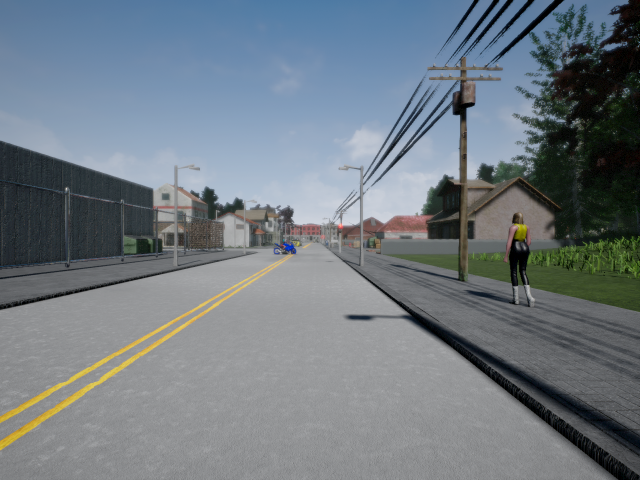
#> input picture course3/module1/stereo_set/frame_00077_1547042741L.png, 1280 x 960 px (shown at 1/2 size)
$ jupyter execute template_matching.ipynb   (shell and % lines are left out)
#> lines starting #> are read from the running program, lines starting #| are printed output that depends on the picture
### course3/module1/files_management.py
import csv
import numpy as np
import cv2


# [11 lines left out: function get_projection_matrices, not called in this run]


def read_left_image():
    return cv2.imread("stereo_set/frame_00077_1547042741L.png")[...,::-1]
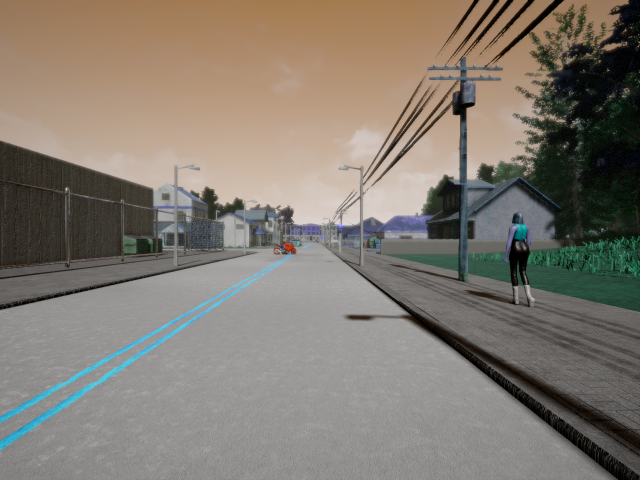
#> returned value: shape (960, 1280, 3) (shown at 1/2 size); mean of channels 0, 1, 2 113, 122.4, 129.9; drawn as B, G, R


def read_right_image():
    return cv2.imread("stereo_set/frame_00077_1547042741R.png")[...,::-1]


def get_obstacle_image():
    img_left_colour = read_left_image()
    return img_left_colour[479:509, 547:593, :]

### course3/module1/template_matching.ipynb
# Image Processing I

## Template Matching by Correlation

### Convolution vs Correlation

### Example

### Normalized Correlation

## References
- [Template Matching by Correlation](https://youtu.be/1_hwFc8PXVE)
- [ OpenCV Template Matching Tutorial](https://docs.opencv.org/4.x/d4/dc6/tutorial_py_template_matching.html)
- [First Principles of Computer Vision Monographs](https://fpcv.cs.columbia.edu/Monographs)

[cell 1]
import numpy as np
import cv2 as cv

from matplotlib import pyplot as plt
from matplotlib import patches

import files_management

[cell 2]
f = files_management.read_left_image()

# create a 2D convolution mask (aka 2D filter)
# we make a Gaussian 2D filter with size = (21, 21)

# First create a 1D convolution mask
h1 = cv.getGaussianKernel(21, 0)

# create a 2D convolution mask
h = h1.dot(h1.T)

# convolve f with h, f*h
g = cv.filter2D(f, ddepth=-1, kernel=h)
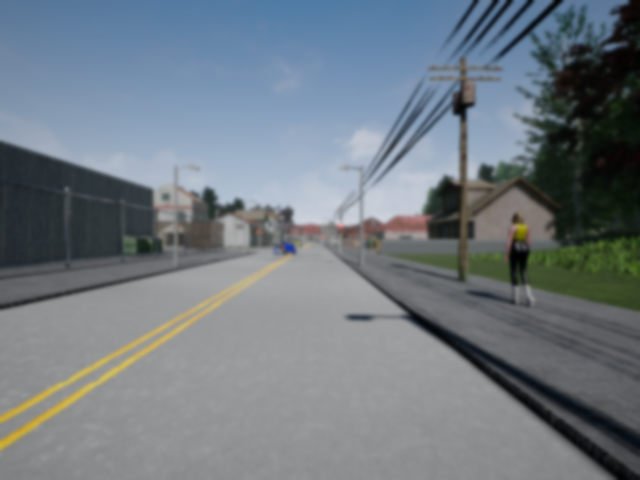
#> g: shape (960, 1280, 3) (shown at 1/2 size); mean R, G, B 113, 122.4, 129.9

[cell 3]
_, qlayout = plt.subplots(1, 2, figsize=(18, 18), width_ratios=[1, 1])
qlayout[0].imshow(f)
qlayout[1].imshow(g)
plt.show()
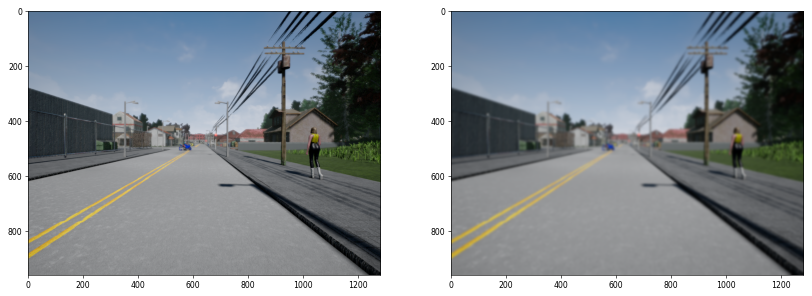
#> figure drawn by matplotlib, 2 panels

[cell 4]
t = files_management.get_obstacle_image()
#> in get_obstacle_image, `return img_left_colour[479:509, 547:593, :]`:
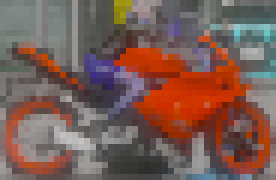
#> returned value: shape (30, 46, 3) (shown 6 times larger); mean of channels 0, 1, 2 85.1, 92.9, 121.6; drawn as B, G, R

_, qlayout = plt.subplots(1, 2, figsize=(18, 18), width_ratios=[5, 1])
qlayout[0].imshow(f)
qlayout[1].imshow(t)
plt.show()

[cell 5]
def match(f, t):
    f = cv.cvtColor(f, cv.COLOR_BGR2GRAY)
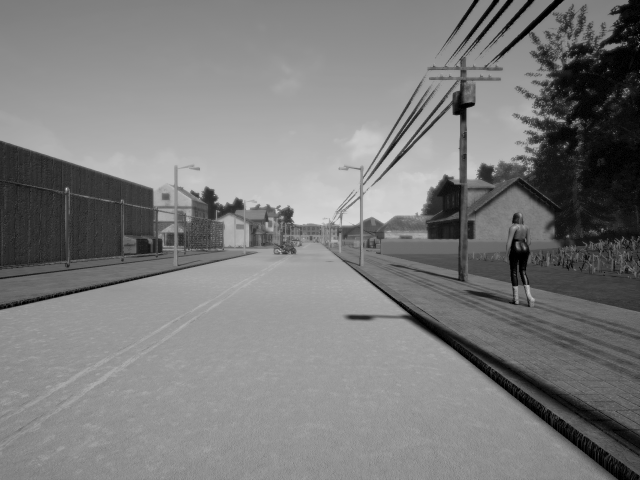
#> f: shape (960, 1280) (shown at 1/2 size); min 0, max 227, mean 123.5
    t = cv.cvtColor(t, cv.COLOR_BGR2GRAY)
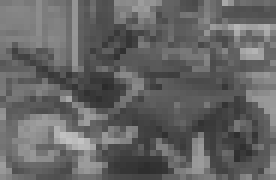
#> t: shape (30, 46) (shown 6 times larger); min 43, max 195, mean 100.6
    h, w = t.shape
#> h = 30; w = 46

    res = cv.matchTemplate(f, t, cv.TM_CCOEFF_NORMED)
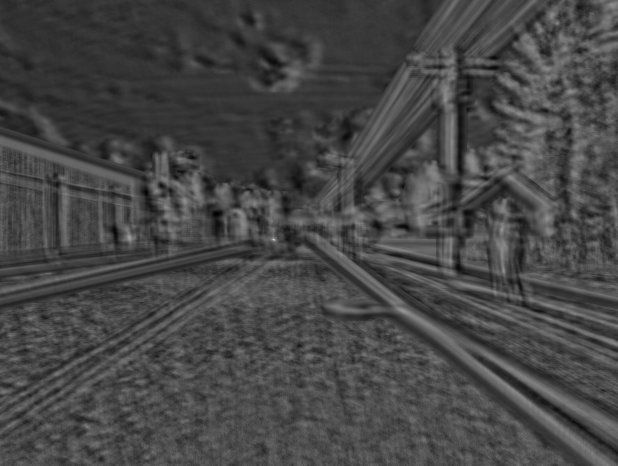
#> res: shape (931, 1235) float32 (shown at 1/2 size); min -0.421, max 1, mean -0.0252; drawn with min black and max white
    _, _, _, top_left = cv.minMaxLoc(res)
#> top_left = (547, 479)

    return top_left, w, h

top_left, w, h = match(f, t)
#> top_left = (547, 479); w = 46; h = 30
obox = patches.Rectangle(top_left, w, h, linewidth=1, edgecolor='r', facecolor='none')

_, ax = plt.subplots(1, figsize=(10, 10))
ax.imshow(f)
ax.add_patch(obox)
plt.show()
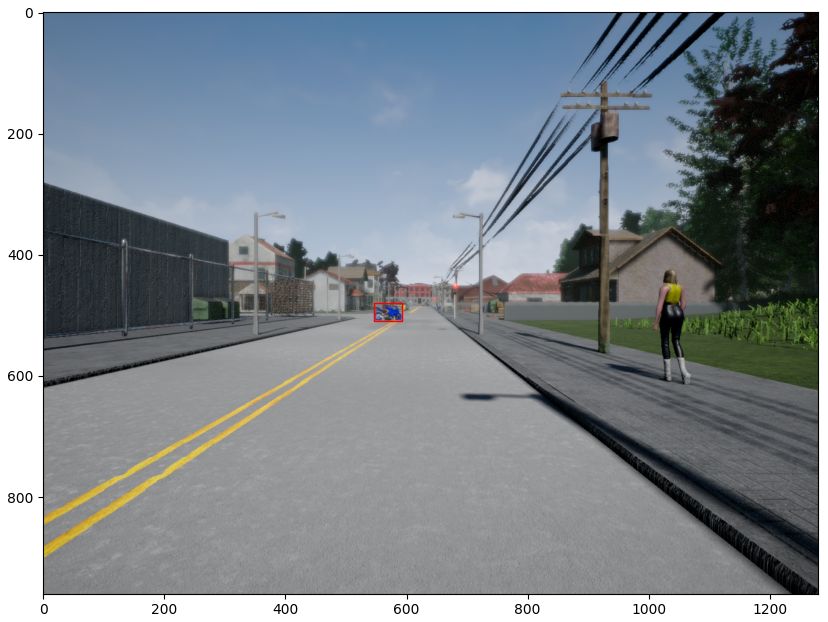
#> figure drawn by matplotlib, 1 panel
